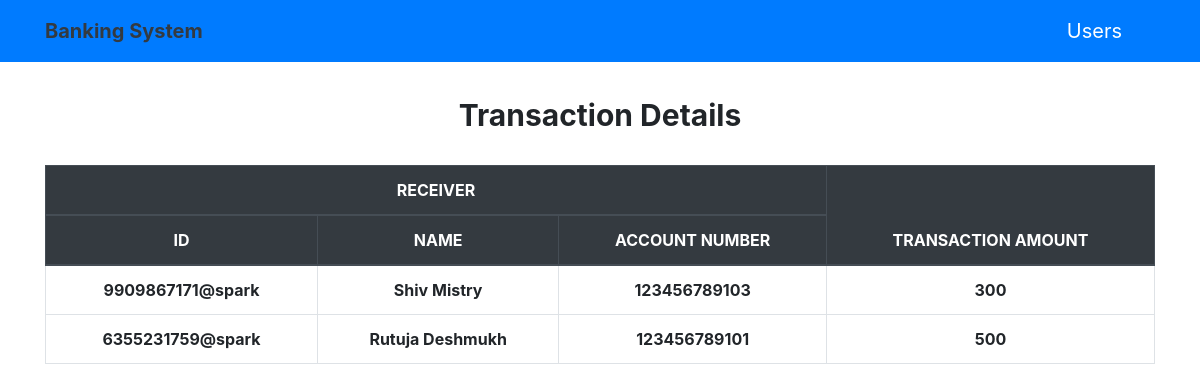
Page /passbook.php?id=2 on the committed database.
### tables this page shows
CREATE TABLE `transaction` (
  `id` int(11) NOT NULL,
  `user_id` int(11) NOT NULL,
  `reciver_id` int(11) NOT NULL,
  `name` varchar(20) NOT NULL,
  `customer_id` varchar(35) NOT NULL,
  `account_no` bigint(11) NOT NULL,
  `ammount` float NOT NULL,
  `added_on` datetime NOT NULL DEFAULT current_timestamp()
);

### passbook.php (the view, shortened to what this page needs)
<?php
require('connection.inc.php');
if(isset($_GET['id'])){
    $id=$_GET['id'];
    $sql=mysqli_query($con,"select * from transaction where user_id='$id'");
}
?>
<!DOCTYPE html>
<html lang="en">
<head>
    <link rel="stylesheet" href="https://cdn.jsdelivr.net/npm/bootstrap@4.5.3/dist/css/bootstrap.min.css">
    <link rel="stylesheet" href="style.css">
    <link rel="stylesheet" href="passbook.css">
</head>
<body>
<nav class="navbar navbar-expand-lg bg-primary navbar-dark ">
        <div class="container">
             <a href="home.html" class="navbar-brand text-dark font-weight-bold"> Banking System</a>
            <div class="collapse navbar-collapse text-center" id="mynavbar">
                <ul class="navbar-nav ml-auto">
                    <li class="nav-item">
                        <a href="users.php" class="nav-link text-white">Users</a>
                    </li>
                </ul>
            </div>
        </div>
    </nav>
    <div class="container text-center">
      <h3><b>Transaction Details</b></h3>
      <br>
      <div class="table-responsive mb-5">
        <table class='table table-bordered text-center'>
          <thead class="thead-dark">
            <tr>
              <th scope="col" colspan="3">RECEIVER</th>
              <th scope="col" rowspan="2">TRANSACTION AMOUNT</th>
            </tr>
            <tr>
              <th scope="col">ID</th>
              <th scope="col">NAME</th>
              <th scope="col">ACCOUNT NUMBER</th>
            </tr>
          </thead>
          <tbody>
          <?php while ($row=mysqli_fetch_assoc($sql)){?>
                <tr>
                    <td><?php echo $row['customer_id']?></td>
                    <td><?php echo $row['name']?></td>
                    <td><?php echo $row['account_no']?></td>
                    <td><?php echo $row['ammount']?></td>
                </tr>
        <?php } ?>
          </tbody>
        </table>
      </div>
    </div>
</body>
</html>

### style.css (style rules this page uses)
* { margin: 0; padding: 0; }
.nav-item a { display: block; font-size: 20px; margin-right: 25px; color: white; }

### passbook.css (style rules this page uses)
* { margin:0; padding:0; }
td { font-weight: bold; }
h3 { font-size: 30px; padding-top: 35px; }

### rows in the picture
transaction: customer "9909867171@spark", name "Shiv Mistry", account_no "123456789103", ammount "300"
transaction: customer "6355231759@spark", name "Rutuja Deshmukh", account_no "123456789101", ammount "500"
